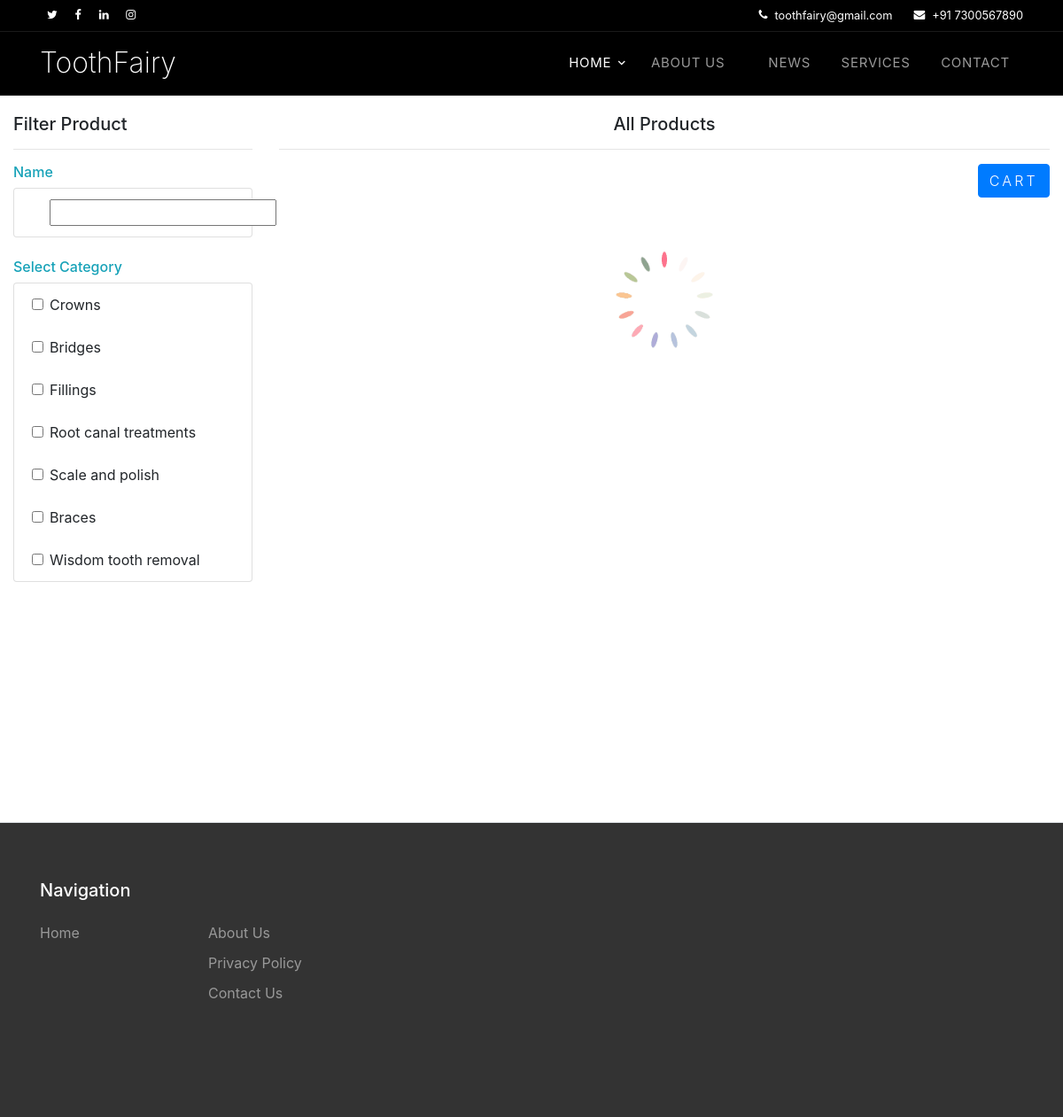
The app's page /PROJECTS/USER/SearchMedicine.php with its own data.
### tables this page shows
CREATE TABLE IF NOT EXISTS `tbl_category` (
  `category_name` varchar(100) NOT NULL,
  `category_id` int(11) NOT NULL AUTO_INCREMENT,
  PRIMARY KEY (`category_id`)
);

### PROJECTS/USER/SearchMedicine.php (the view, shortened to what this page needs)
<?php
include("Head.php");
?>
<!DOCTYPE html PUBLIC "-//W3C//DTD XHTML 1.0 Transitional//EN" "http://www.w3.org/TR/xhtml1/DTD/xhtml1-transitional.dtd">
<html xmlns="http://www.w3.org/1999/xhtml">
<head>
<link rel="stylesheet" href="../Assets/Templates/Search/bootstrap.min.css">
</head>
<body onload="productCheck()">
        <div class="custom-alert-box">
        </div>
        <div class="container-fluid">
            <div class="row">
                <div class="col-lg-3">
                    <h5>Filter Product</h5>
                    <hr>
                    <h6 class="text-info"> Name</h6>
                    <ul class="list-group">
                        <li class="list-group-item">
                            <div class="form-check">
                                <label class="form-check-label">
                                    <input type="text" onkeyup="productCheck()" class="product_check" id="txt_name">
                                </label>
                            </div>
                        </li>
                    </ul>
                    <br />
                    <h6 class="text-info"> Select Category</h6>
                    <ul class="list-group">
                        <?php
						 $selCat = "SELECT * from tbl_category";
                            $result = mysql_query($selCat);
                            while ($row=mysql_fetch_array($result)) {
                        ?>
                        <li class="list-group-item">
                            <div class="form-check">
                                <label class="form-check-label">
                                    <input type="checkbox" onclick="changeSub(),productCheck()" class="form-check-input product_check" value="<?php echo $row["category_id"]; ?>" id="category"><?php echo $row["category_name"]; ?>
                                </label>
                            </div>
                        </li>
                        <?php
                            }
                        ?>
                    </ul>
                    <br />
                </div>
                <div class="col-lg-9">
                    <h5 class="text-center" id="textChange">All Products</h5>
                    <hr>
                    <p align='right'>
                    <a href='MYCart.php' class='btn btn-primary'>Cart</a>
                        </p>
                    <div class="text-center">
                        <img src="../Assets/Templates/Search/loader.gif" id='loder' width="200" style="display: none"/>
                    </div>
                </div>
            </div>
                        </div>
    </body>
<?php
include("Foot.php");
?>
</html>

### PROJECTS/Assets/Templates/Main/css/style.css (style rules this page uses)
body { line-height: 1.7; color: #4d4d4d; font-weight: 300; font-size: 1.1rem; font-family: "Nunito Sans", -apple-system, BlinkMacSystemFont, "Segoe UI", Roboto, "Helvetica Neue", Arial, sans-serif, "Apple Color Emoji", "Segoe UI Emoji", "Segoe UI Symbol", "Noto Color Emoji"; }
a { -webkit-transition: .3s all ease; -o-transition: .3s all ease; transition: .3s all ease; }
.btn { text-transform: uppercase; position: relative; -webkit-transition: 0.2s all ease-in-out !important; -o-transition: 0.2s all ease-in-out !important; transition: 0.2s all ease-in-out !important; top: 0; letter-spacing: .05em; padding: 10px 20px; }
.btn.btn-primary { font-weight: 300; letter-spacing: .2em; }

### PROJECTS/USER/SearchMedicine.php (style rules this page uses)
.custom-alert-box { z-index:1; width: 20%; height: 10%; position: fixed; bottom: 0; right: 0; left: auto; }

### records on screen
tbl_category: category_name "Crowns"
tbl_category: category_name "Bridges"
tbl_category: category_name "Fillings"
tbl_category: category_name "Root canal treatments"
tbl_category: category_name "Scale and polish"
tbl_category: category_name "Braces"
tbl_category: category_name "Wisdom tooth removal"
